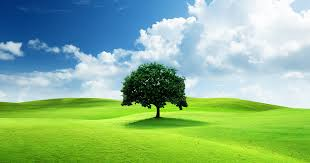
#> input picture img.jpg, 310 x 163 px
$ python EdgeDetected.py
#> lines starting #> are read from the running program, lines starting #| are printed output that depends on the picture
import cv2
import numpy as np

img = cv2.imread('img.jpg', cv2.IMREAD_GRAYSCALE)
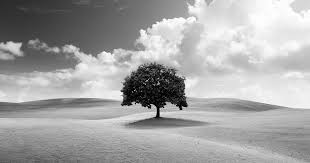
#> img: shape (163, 310); min 0, max 255, mean 165.7

edges = cv2.Canny(img, 50, 150)
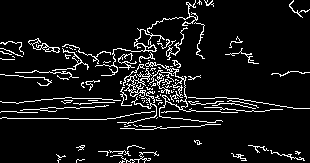
#> edges: shape (163, 310); 8.2% white in thin lines or dots

side_by_side = np.hstack((img, edges))
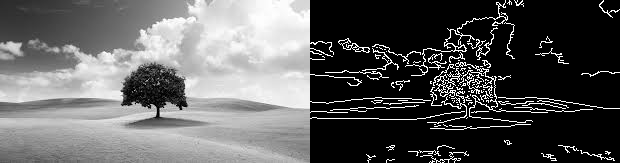
#> side_by_side: shape (163, 620); min 0, max 255, mean 93.3

cv2.imshow('Original and Edges', side_by_side)
cv2.waitKey(0)
cv2.destroyAllWindows()

cv2.imwrite('side_by_side.jpg', side_by_side)
